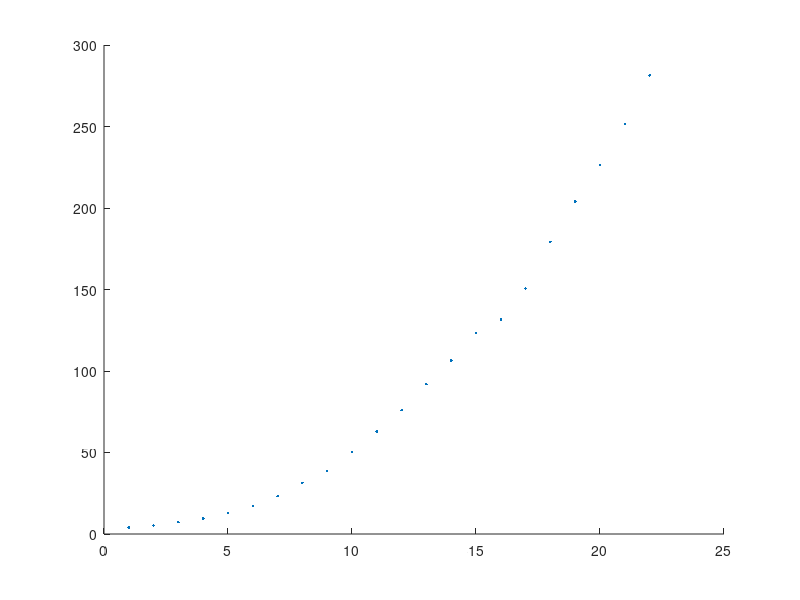

The MATLAB script that drew this image: (Note: this script raises an error after producing the figure.)
clearvars

% raw data
t = [1790 1800 1810 1820 1830 1840 1850 1860 1870 1880 1890 1900 1910 1920 1930 1940 1950 1960 1970 1980 1990 2000];
x = [3.9 5.3 7.2 9.6 12.9 17.1 23.2 31.4 38.6 50.2 62.9 76.0 92.0 106.5 123.2 131.7 150.7 179.3 204.0 226.5 251.4 281.4];

% plot the points
hold on
plot(1:length(t), x, '.', 'DisplayName', 'Data points')

% the last one for test only
last_x = x(end)
x = x(1: end-1);

% the model to be fitted
model = @(c, k, x_m, x) (c * exp(-k * x) + x_m);

% only fit the last `LAST_N` points, without `last_x`
LAST_N_ARRAY = [3 5 6 7 9 21];
for i = 1 : length(LAST_N_ARRAY)
    LAST_N = LAST_N_ARRAY(i);

    % prepare data
    t = length(x)-LAST_N+1 : length(x);
    temp_x = x(length(x)-LAST_N+1 : length(x));
    % fitting
    f = fit(t(:), temp_x(:), model, fitoptions( ...
        Method='NonlinearLeastSquares',...
        StartPoint=[-1, 1, 300],...
        Lower=[-Inf, 0, 0], Upper=[0, +Inf, +Inf]...
    ));
    fitted_model = @(t) model(f.c, f.k, f.x_m, t);
    % calculate error
    fitted_last_x = fitted_model(length(x) + 1)
    last_x_relative_error = abs(fitted_last_x - last_x) / last_x;
    % legend text
    fitted_model_text = sprintf('\\quad x(t) = %.6f e^{-%.6f t} + %.6f', f.c, f.k, f.x_m)
    last_n_text = sprintf('\\mathrm{LAST\\_N} = %d', LAST_N);
    error_text = sprintf('e_r = %f\\%%', last_x_relative_error*100)
    legend_text = [sprintf('$%s \\quad %s$', last_n_text, error_text) , newline, sprintf('$%s$', fitted_model_text)];
    % plot
    fplot(fitted_model, [length(x)-LAST_N+1 length(x)+1], 'DisplayName', legend_text) % length(x)+1 is to cover `last_x`
end

hold off
legend('Interpreter','latex','Location','northwest')

set(gcf, 'PaperSize', [10 8])
print(gcf, 'fitting_1.pdf', '-dpdf', '-fillpage')